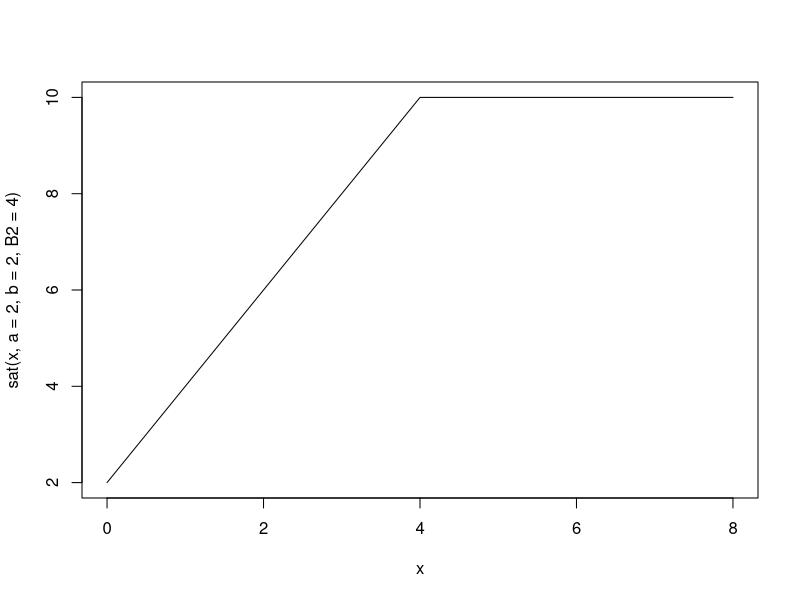
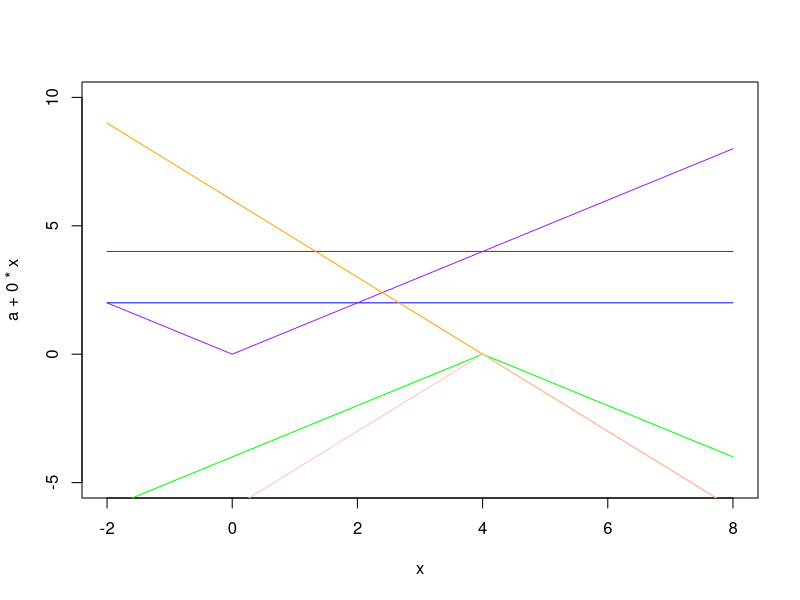
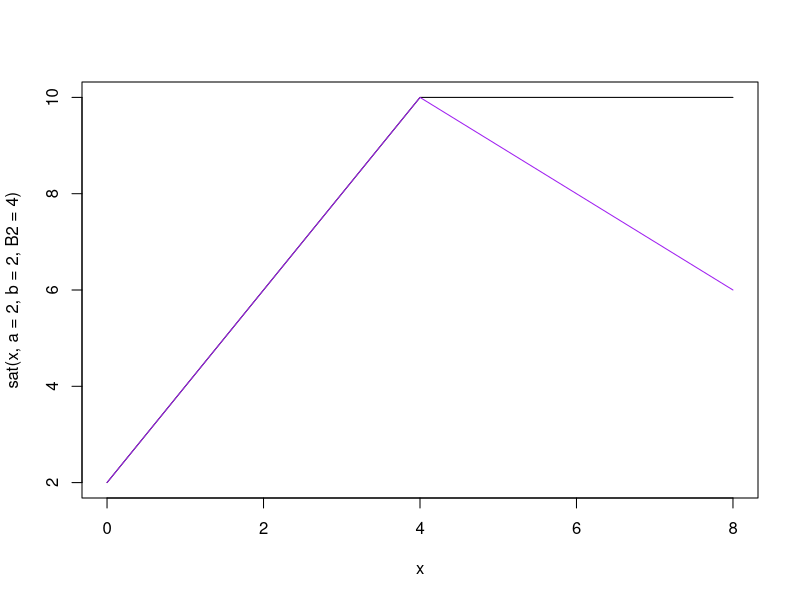

The R script that drew these images, in order:


sqfunc<-function(x,b,s){
  (1/2)*sqrt(b*(4*s+b*x^2))
}

sat<-function(x,a,b,B2,s=1E-10){
  a + (1/2)*b*(B2) + sqfunc(-x,b,s) - sqfunc(B2-x,b,s)
}

#B2 = breakpoint
#start=c(B2=mean(x)+(max(x)-mean(x))/2,a=a.guess,b=round(max(c(slopes,0.0001)),5)),

curve(sat(x,a=2,b=2,B2=4),0,8)

a<-2
b<-2
B2<-4
s=1E-10
b2<-3

curve(a+0*x,-2,8,ylim=c(-5,10),col='blue')
curve((1/2)*b*(B2)+0*x,-2,8,add=T,col='red')
curve(sqfunc(-x,b,s)+0*x,-2,8,add=T,col='purple')
curve(-sqfunc(B2-x,b,s)+0*x,-2,8,add=T,col='green')

curve(-(b2/2)*(x-B2),-2,8,add=T,col='orange')


curve(-sqfunc(B2-x,b2,s)+0*x,-2,8,add=T,col='pink')



satdecay<-function(x,a,b,b2,B2,s=1E-10){
  a + (1/2)*b*(B2) + sqfunc(-x,b,s) - sqfunc(B2-x,b,s) - (-b2/2)*(x-B2) - sqfunc(B2-x,-b2,s)
}


curve(sat(x,a=2,b=2,B2=4),0,8)
curve(satdecay(x,a=2,b=2,b2=-1,B2=4),0,8,add=T,col='purple')
